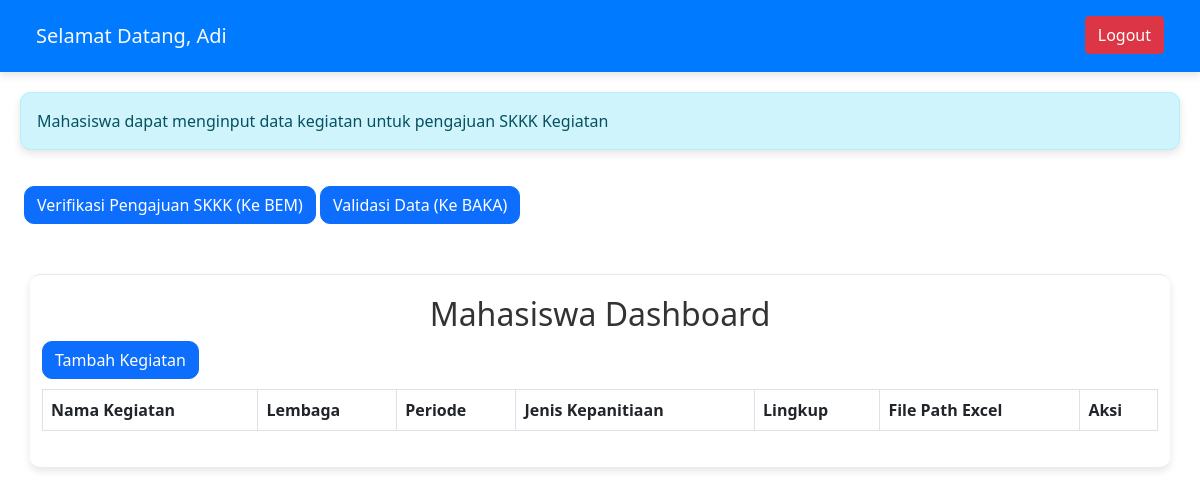
The app's page / (signed in), older data.
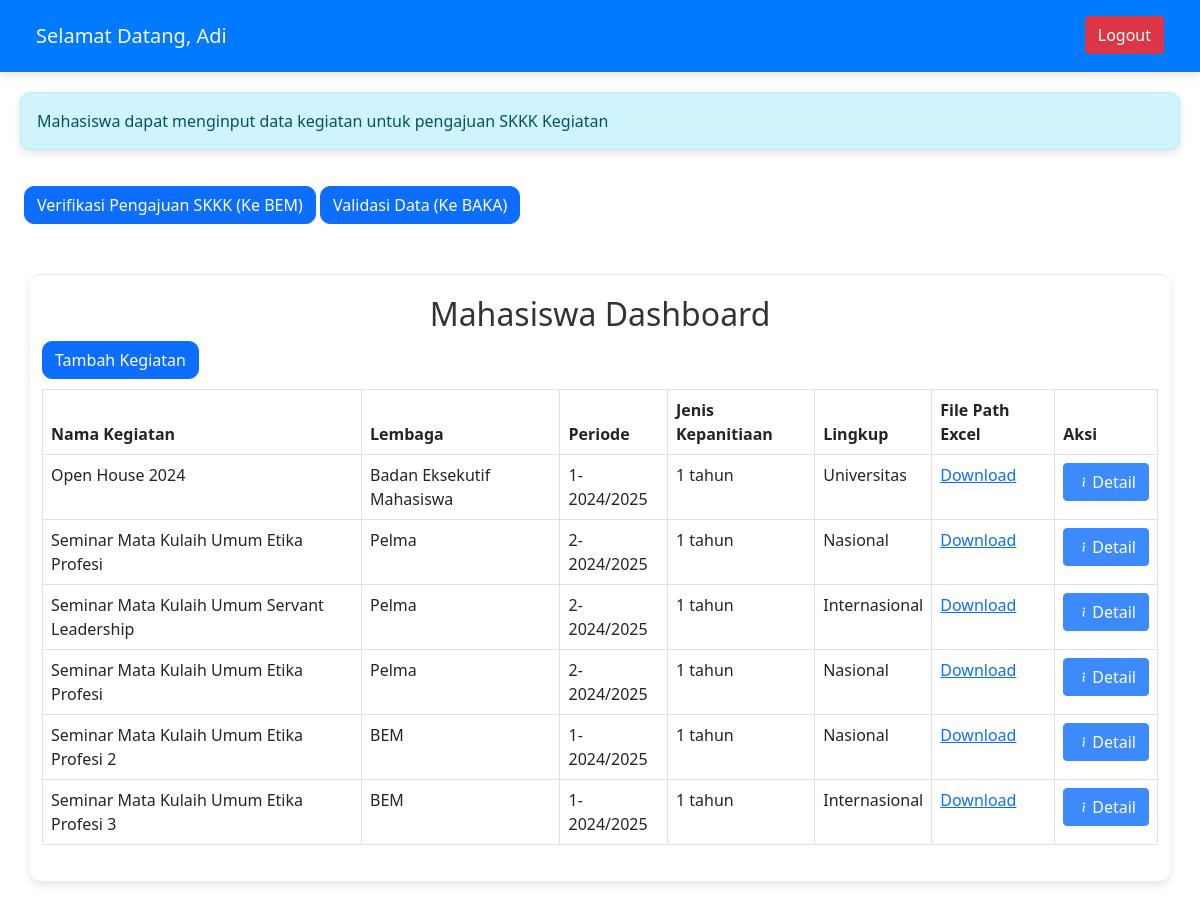
The same page, newer data.
### tables this page shows
CREATE TABLE `kegiatan` (
  `id` int(11) NOT NULL,
  `nama_kegiatan` varchar(255) NOT NULL,
  `lembaga` varchar(100) NOT NULL,
  `periode` varchar(50) NOT NULL,
  `jenis_kepanitiaan` varchar(50) NOT NULL,
  `lingkup` varchar(50) NOT NULL,
  `file_path_excel` varchar(255) NOT NULL,
  `status_bem` varchar(20) NOT NULL,
  `status_baka` varchar(20) NOT NULL,
  `file_path_surat` varchar(225) NOT NULL
);

### index.php (the view, shortened to what this page needs)
<?php
include 'connection.php';
$id = $_SESSION['id'];
$sql = "SELECT nama_lengkap FROM user_table WHERE id = ?";
$stmt = $conn->prepare($sql);
$stmt->bind_param("i", $id);
$stmt->execute();
$result = $stmt->get_result();
$user = $result->fetch_assoc();
$sql = "SELECT * FROM kegiatan";
$result = $conn->query($sql);
?>
<!DOCTYPE html>
<html lang="en">
<head>
    <link rel="stylesheet" href="index.css">
    <link href="https://cdn.jsdelivr.net/npm/bootstrap@5.0.2/dist/css/bootstrap.min.css" rel="stylesheet"
>
</head>
<body>
    <nav class="navbar box-shadow" style="background-color: #007bff;">
        <div class="container-fluid d-flex align-items-center">
            <span class="navbar-brand mb-0 h1 ms-4 text-light">
                Selamat Datang, <?php echo htmlspecialchars(ucwords($user['nama_lengkap'])); ?>
            </span>
            <form action="logout.php" method="post" class="d-flex align-items-center mt-2 mx-4">
                <button type="submit" class="btn btn-danger">Logout</button>
            </form>
        </div>
    </nav>
    <div class="top-banner" style="padding:20px;">
        <div class="alert alert-info br-10 box-shadow" role="alert">
            Mahasiswa dapat menginput data kegiatan untuk pengajuan SKKK Kegiatan
        </div>
    </div>
    <div class="buttons-action ms-4">
        <a href="verifikasi_BEM.php" class="btn btn-primary br-10">Verifikasi Pengajuan SKKK (Ke BEM)</a>
        <a href="verifikasi_BAKA.php" class="btn btn-primary br-10">Validasi Data (Ke BAKA)</a>
    </div>
    <div class="container-fluid table-container mahasiswa">
        <h2>Mahasiswa Dashboard</h2>
        <a href="input_data.php" class="btn btn-primary br-10">Tambah Kegiatan</a>
        <table class="table table-bordered">
            <thead>
                <tr>
                    <th>Nama Kegiatan</th>
                    <th>Lembaga</th>
                    <th>Periode</th>
                    <th>Jenis Kepanitiaan</th>
                    <th>Lingkup</th>
                    <th>File Path Excel</th>
                    <th>Aksi</th>
                </tr>
            </thead>
            <tbody>
                <?php while ($row = $result->fetch_assoc()): ?>
                    <tr>
                        <td><?php echo htmlspecialchars($row['nama_kegiatan']); ?></td>
                        <td><?php echo htmlspecialchars($row['lembaga']); ?></td>
                        <td><?php echo htmlspecialchars($row['periode']); ?></td>
                        <td><?php echo htmlspecialchars($row['jenis_kepanitiaan']); ?></td>
                        <td><?php echo htmlspecialchars($row['lingkup']); ?></td>
                        <td><a href="<?php echo htmlspecialchars($row['file_path_excel']); ?>" target="_blank">Download</a>
                        </td>
                        <td>
                            <a href="detail_pengajuan.php?id=<?php echo $row['id']; ?>"
                                class="btn btn-primary d-flex align-items-center justify-content-center light-blue">
                                Detail
                            </a>
                        </td>
                    </tr>
                <?php endwhile; ?>
            </tbody>
        </table>
    </div>
</body>
</html>

Row changes from the older to the newer data that the page shows:
added kegiatan: nama_kegiatan "Open House 2024", lembaga "Badan Eksekutif Mahasiswa", periode "1-2024/2025", jenis_kepanitiaan "1 tahun", lingkup "Universitas"
added kegiatan: nama_kegiatan "Seminar Mata Kulaih Umum Etika Profesi", lembaga "Pelma", periode "2-2024/2025", jenis_kepanitiaan "1 tahun", lingkup "Nasional"
added kegiatan: nama_kegiatan "Seminar Mata Kulaih Umum Servant Leadership", lembaga "Pelma", periode "2-2024/2025", jenis_kepanitiaan "1 tahun", lingkup "Internasional"
added kegiatan: nama_kegiatan "Seminar Mata Kulaih Umum Etika Profesi", lembaga "Pelma", periode "2-2024/2025", jenis_kepanitiaan "1 tahun", lingkup "Nasional"
added kegiatan: nama_kegiatan "Seminar Mata Kulaih Umum Etika Profesi 2", lembaga "BEM", periode "1-2024/2025", jenis_kepanitiaan "1 tahun", lingkup "Nasional"
added kegiatan: nama_kegiatan "Seminar Mata Kulaih Umum Etika Profesi 3", lembaga "BEM", periode "1-2024/2025", jenis_kepanitiaan "1 tahun", lingkup "Internasional"
